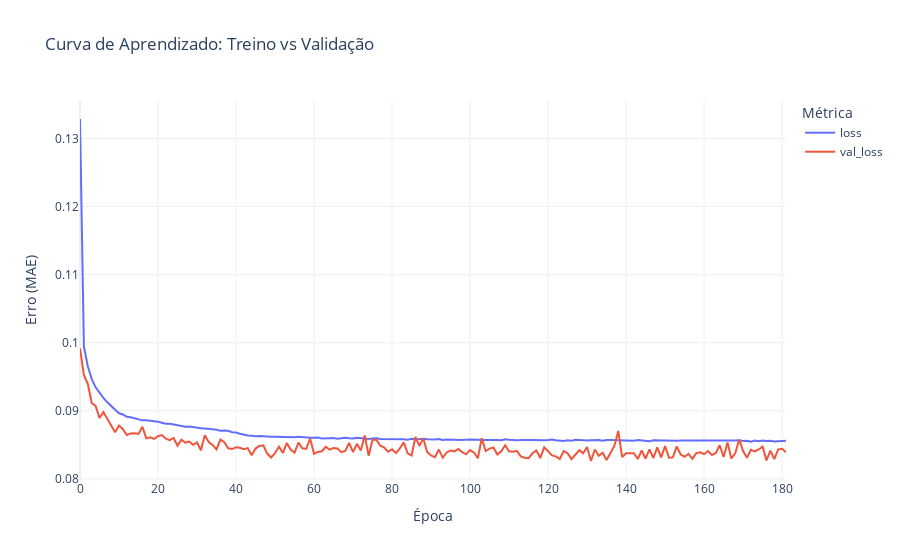

Write notebook code for a chart like this one.
### Code cell
def save_static_plot(fig, filename):
    """Salva imagem estática sem título e exibe interativa."""
    filepath = os.path.join(OUTPUT_IMG_DIR, filename)
    
    # Remove título para salvar versão limpa
    layout_bkp = fig.layout.title.text
    fig.update_layout(title=None)
    fig.write_image(filepath, scale=2)
    
    # Restaura título e exibe
    fig.update_layout(title=layout_bkp)
    fig.show()

if 'history' in locals():
    hist_df = pd.DataFrame(history.history)
    hist_df['epoch'] = history.epoch
    
    fig_hist = px.line(
        hist_df, 
        x='epoch', 
        y=['loss', 'val_loss'], 
        labels={'value': 'Erro (MAE)', 'epoch': 'Época', 'variable': 'Métrica'},
        title='Curva de Aprendizado: Treino vs Validação',
        color_discrete_sequence=['#636EFA', '#EF553B']
    )
    fig_hist.update_layout(template='plotly_white')
    save_static_plot(fig_hist, "learning_curve.png")

### Figure 1 — Plotly figure (JSON) as saved in the notebook; plotly's stock layout.template omitted (floating-point values rounded to 4 significant figures; data arrays with more than 128 entries replaced by an {"elided": "..."} marker saying what was removed)
{"data": [{"hovertemplate": "Métrica=loss<br>Época=%{x}<br>Erro (MAE)=%{y}<extra></extra>", "legendgroup": "loss", "line": {"color": "#636EFA", "dash": "solid"}, "marker": {"symbol": "circle"}, "mode": "lines", "name": "loss", "orientation": "v", "showlegend": true, "type": "scatter", "x": {"elided": "182 int values"}, "xaxis": "x", "y": {"elided": "182 float values"}, "yaxis": "y"}, {"hovertemplate": "Métrica=val_loss<br>Época=%{x}<br>Erro (MAE)=%{y}<extra></extra>", "legendgroup": "val_loss", "line": {"color": "#EF553B", "dash": "solid"}, "marker": {"symbol": "circle"}, "mode": "lines", "name": "val_loss", "orientation": "v", "showlegend": true, "type": "scatter", "x": {"elided": "182 int values"}, "xaxis": "x", "y": {"elided": "182 float values"}, "yaxis": "y"}], "layout": {"legend": {"title": {"text": "Métrica"}, "tracegroupgap": 0}, "title": {"text": "Curva de Aprendizado: Treino vs Validação"}, "xaxis": {"anchor": "y", "domain": [0, 1], "title": {"text": "Época"}}, "yaxis": {"anchor": "x", "domain": [0, 1], "title": {"text": "Erro (MAE)"}}}}
